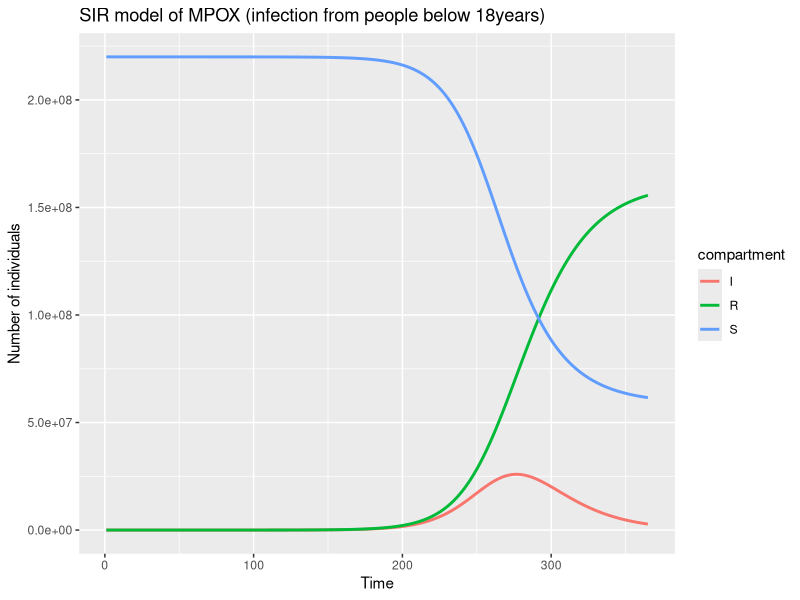
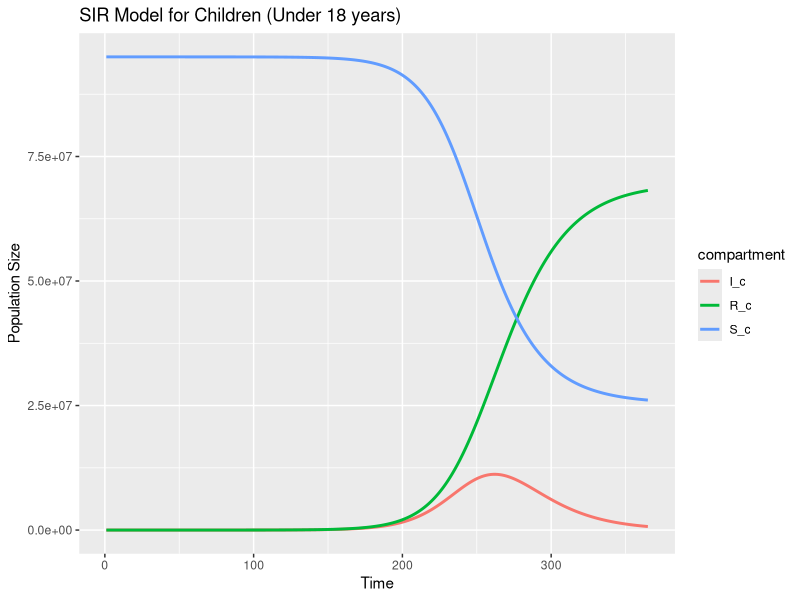
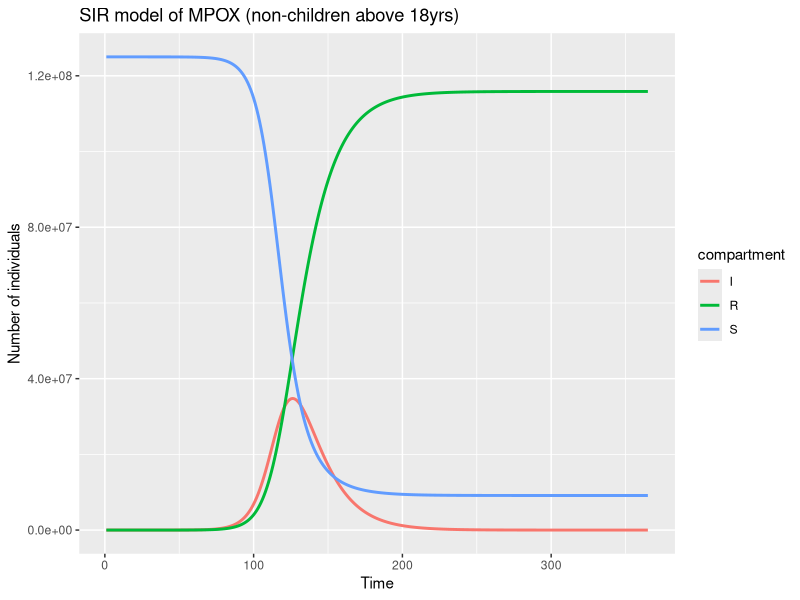
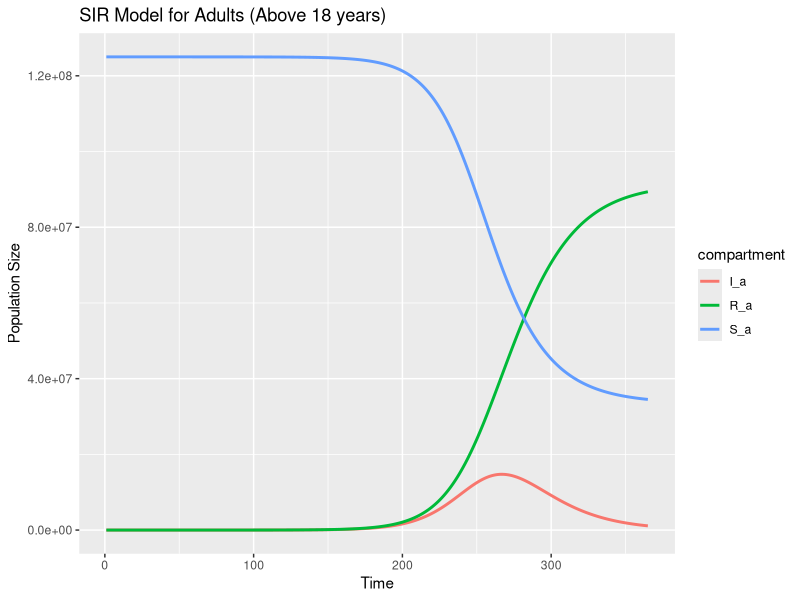
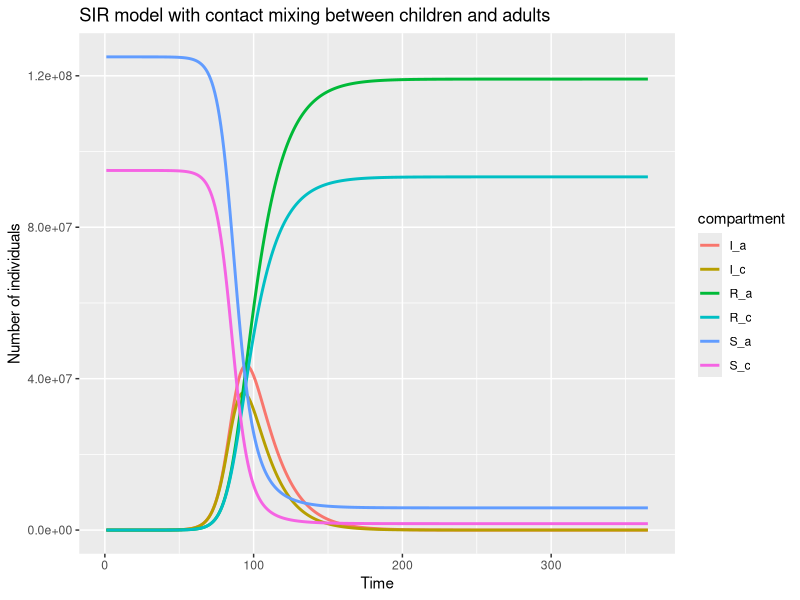

Source code (R) for these figures, in order:
## ---- chunk 1
knitr::opts_chunk$set(
  echo = FALSE,
  warning = FALSE,
  message = FALSE
)
## ---- chunk 2
knitr::opts_chunk$set(
  echo = FALSE,
  warning = FALSE,
  message = FALSE
)


sir_model_u <- function(t, y, parms) {
  with(as.list(c(y, parms)), {
    dS <- -(beta) * S * I
    dI <- (beta) * S * I - gamma * I
    dR <- gamma * I
    return(list(c(dS, dI, dR)))
  })
}


# 2. Define the parameter 

# Using Nigeria
N  <- 220000000
N1 <- 95000000 # 45% of 220million are under 18years (Nigeria)
N2 <- 125000000 # 55% of 220million are above 18years (Nigeria)

I0 <- 20

# Initial conditions for S, I, R
inits <- c(S = N - I0, I = I0, R = 0)

R0 <- 1.8

# The infectious period is the average duration for which an individual remains infectious.
infectious_period <- 14
# Remember gamma = 1/ infectious_period as discussed in the slides
gamma <- 1/infectious_period 

# The define beta, we will use the relation R0 = beta / gamma  because it is easier to interpret, that is, given an R0 and infectious period, we can calculate the corresponding beta value.
# beta is not directly interpretable because it is a composite of a number of factors.
beta <- R0 * gamma/N

beta1 <- R0 * gamma/N #transmission rate for  direct and airborne contact
# beta2 <- R0 * gamma/N2 #transmission rate for sexual contact




#beta_a = beta1 + beta2

# beta_a=0.7
# bata=0.5
# The parameters
params <- c(
  beta = beta,
  gamma = gamma
)

#3. Define the initial conditions


# Initial conditions for S, I, R

# 4. Define the time points to return results
dt <- 1:365

#5. Solve the model
# Load the necessary libraries
library(deSolve)
# Solve the model
results <- deSolve::lsoda(
  y = inits,
  times = dt,
  func = sir_model_u,
  parms = params
)

#6. Manipulate and interpret the results
# Make it a data.frame
results <- as.data.frame(results)
head(results)
tail(results)

### Plotting the results

# Load the necessary libraries
library(ggplot2)
library(tidyr)
# Create data for ggplot2 by reshaping
results_long <- results |>
  pivot_longer(
    cols = c(2:4),
    names_to = "compartment",
    values_to = "value"
  )

sir_plot1 <- ggplot(
  data = results_long,
  aes(
    x = time,
    y = value,
    color = compartment
  )
  ) +
  geom_line(linewidth = 1) +
  labs(
    title = "SIR model of MPOX (infection from people below 18years)",
    x = "Time",
    y = "Number of individuals"
  )
plot(sir_plot1)
## ---- chunk 3
# Define the SIR model for children
sir_model_children <- function(t, y, parms) {
  with(as.list(c(y, parms)), {
    dS_c <- -beta_c * S_c * I_c
    dI_c <- beta_c * S_c * I_c - gamma * I_c
    dR_c <- gamma * I_c
    return(list(c(dS_c, dI_c, dR_c)))
  })
}

# Population and parameters for children
N_c <- 95000000  # Number of children under 18 years (45% of total population in Nigeria)
I0_c <- 20       # Initial number of infected children
S0_c <- N_c - I0_c  # Initial number of susceptible children

# Define R0, infectious period, and gamma
R0_c <- 1.8
infectious_period_c <- 14
gamma_c <- 1 / infectious_period_c  # Recovery rate for children

# Calculate beta using the formula: R0 = beta / gamma
beta_c <- R0_c * gamma_c / N_c  # Transmission rate for children

# Parameters for the children's model
params_c <- c(beta_c = beta_c, gamma = gamma_c)

# Initial conditions for children
inits_c <- c(S_c = S0_c, I_c = I0_c, R_c = 0)

# Time points
time_c <- 1:365

# Solve the model for children
results_children <- deSolve::lsoda(y = inits_c, times = time_c, func = sir_model_children, parms = params_c)

# Convert the results to a data frame
results_children <- as.data.frame(results_children)
head(results_children)

# Plotting the results for children
results_long_children <- results_children |> 
  pivot_longer(cols = c(S_c, I_c, R_c), names_to = "compartment", values_to = "value")

ggplot(results_long_children, aes(x = time, y = value, color = compartment)) +
  geom_line(linewidth = 1) +
  labs(title = "SIR Model for Children (Under 18 years)", x = "Time", y = "Population Size")

## ---- chunk 4
knitr::opts_chunk$set(
  echo = FALSE,
  warning = FALSE,
  message = FALSE
)

# 1. Define the SIR model
sir_model <- function(t, y, parms) {
  with(as.list(c(y, parms)), {
    dS <- -beta_a * S * I
    dI <- beta_a * S * I - gamma * I
    dR <- gamma * I
    return(list(c(dS, dI, dR)))
  })
}

# 2. Define the parameter 
R0 <- 1.8

##############
# Using Nigeria
N  <- 220000000
N1 <- 95000000 # 45% of 220million are under 18years (Nigeria)
N2 <- 125000000 # 55% of 220million are above 18years (Nigeria)

I0 <- 20

# Initial conditions for S, I, R
inits <- c(S = N2 - I0, I = I0, R = 0)

R0 <- 1.8

# The infectious period is the average duration for which an individual remains infectious.
infectious_period <- 14
# Remember gamma = 1/ infectious_period as discussed in the slides
gamma <- 1/infectious_period 

# The define beta, we will use the relation R0 = beta / gamma  because it is easier to interpret, that is, given an R0 and infectious period, we can calculate the corresponding beta value.
# beta is not directly interpretable because it is a composite of a number of factors.

beta1 <- R0 * gamma/N #transmission rate for  direct and airborne contact
beta2 <- R0 * gamma/N2 #transmission rate for sexual contact

beta_a <- beta1 + beta2


# The infectious period is the average duration for which an individual remains infectious.
infectious_period <- 14
# Remember gamma = 1/ infectious_period as discussed in the slides
gamma <- 1/infectious_period 



# The parameters
params <- c(
  beta = beta_a,
  gamma = gamma
)


# Initial conditions for S, I, R

# 4. Define the time points to return results
dt <- 1:365

#5. Solve the model
# Load the necessary libraries
library(deSolve)
# Solve the model
results <- deSolve::lsoda(
  y = inits,
  times = dt,
  func = sir_model,
  parms = params
)

#6. Manipulate and interpret the results
# Make it a data.frame
results <- as.data.frame(results)
head(results)
tail(results)

### Plotting the results

# Load the necessary libraries
library(ggplot2)
library(tidyr)
# Create data for ggplot2 by reshaping
results_long <- results |>
  pivot_longer(
    cols = c(2:4),
    names_to = "compartment",
    values_to = "value"
  )

sir_plot1 <- ggplot(
  data = results_long,
  aes(
    x = time,
    y = value,
    color = compartment
  )
  ) +
  geom_line(linewidth = 1) +
  labs(
    title = "SIR model of MPOX (non-children above 18yrs)",
    x = "Time",
    y = "Number of individuals"
  )
plot(sir_plot1)
## ---- chunk 5
# Define the SIR model for adults
sir_model_adults <- function(t, y, parms) {
  with(as.list(c(y, parms)), {
    dS_a <- -beta_a * S_a * I_a
    dI_a <- beta_a * S_a * I_a - gamma * I_a
    dR_a <- gamma * I_a
    return(list(c(dS_a, dI_a, dR_a)))
  })
}

# Population and parameters for adults
N_a <- 125000000  # Number of adults above 18 years (55% of total population in Nigeria)
I0_a <- 20        # Initial number of infected adults
S0_a <- N_a - I0_a  # Initial number of susceptible adults

# Define R0, infectious period, and gamma for adults
R0_a <- 1.8
infectious_period_a <- 14
gamma_a <- 1 / infectious_period_a  # Recovery rate for adults

# Calculate beta using the formula: R0 = beta / gamma
beta_a <- R0_a * gamma_a / N_a  # Transmission rate for adults

# Parameters for the adult model
params_a <- c(beta_a = beta_a, gamma = gamma_a)

# Initial conditions for adults
inits_a <- c(S_a = S0_a, I_a = I0_a, R_a = 0)

# Time points
time_a <- 1:365

# Solve the model for adults
results_adults <- deSolve::lsoda(y = inits_a, times = time_a, func = sir_model_adults, parms = params_a)

# Convert the results to a data frame
results_adults <- as.data.frame(results_adults)
head(results_adults)

# Plotting the results for adults
results_long_adults <- results_adults |> 
  pivot_longer(cols = c(S_a, I_a, R_a), names_to = "compartment", values_to = "value")

ggplot(results_long_adults, aes(x = time, y = value, color = compartment)) +
  geom_line(linewidth = 1) +
  labs(title = "SIR Model for Adults (Above 18 years)", x = "Time", y = "Population Size")

## ---- chunk 6
knitr::opts_chunk$set(
  echo = FALSE,
  warning = FALSE,
  message = FALSE
)

# Define the new SIR model with contact mixing between adults and children
sir_model_mixed <- function(t, y, parms) {
  with(as.list(c(y, parms)), {
    # For children
    dS_c <- -(beta_cc * S_c * I_c + beta_ac * S_c * I_a)
    dI_c <- (beta_cc * S_c * I_c + beta_ac * S_c * I_a) - gamma * I_c
    dR_c <- gamma * I_c
    
    # For adults
    dS_a <- -(beta_aa * S_a * I_a + beta_ca * S_a * I_c)
    dI_a <- (beta_aa * S_a * I_a + beta_ca * S_a * I_c) - gamma * I_a
    dR_a <- gamma * I_a
    
    return(list(c(dS_c, dI_c, dR_c, dS_a, dI_a, dR_a)))
  })
}

# Population size and parameters
N_c <- 95000000   # Number of children under 18 years
N_a <- 125000000  # Number of adults above 18 years
I0_c <- 10        # Initial infected in children
I0_a <- 10        # Initial infected in adults

# Initial conditions for both groups
inits_mixed <- c(S_c = N_c - I0_c, I_c = I0_c, R_c = 0, S_a = N_a - I0_a, I_a = I0_a, R_a = 0)

R0 <- 1.8
infectious_period <- 14
gamma <- 1 / infectious_period

# Transmission rates
beta_cc <- R0 * gamma / N_c  # Child to child
beta_aa <- R0 * gamma / N_a  # Adult to adult
beta_ca <- R0 * gamma / N_a  # Child to adult
beta_ac <- R0 * gamma / N_c  # Adult to child

# Parameters for the mixed model
params_mixed <- c(
  beta_cc = beta_cc,
  beta_aa = beta_aa,
  beta_ca = beta_ca,
  beta_ac = beta_ac,
  gamma = gamma
)

# Time points
dt <- 1:365

# Solve the model
library(deSolve)
results_mixed <- deSolve::lsoda(
  y = inits_mixed,
  times = dt,
  func = sir_model_mixed,
  parms = params_mixed
)

# Manipulate and interpret the results
results_mixed <- as.data.frame(results_mixed)
head(results_mixed)
tail(results_mixed)

# Plot the results
library(ggplot2)
library(tidyr)

# Reshape the data for plotting
results_long_mixed <- results_mixed |>
  pivot_longer(
    cols = c(2:7),
    names_to = "compartment",
    values_to = "value"
  )

sir_plot_mixed <- ggplot(
  data = results_long_mixed,
  aes(
    x = time,
    y = value,
    color = compartment
  )
  ) +
  geom_line(linewidth = 1) +
  labs(
    title = "SIR model with contact mixing between children and adults",
    x = "Time",
    y = "Number of individuals"
  )
plot(sir_plot_mixed)
